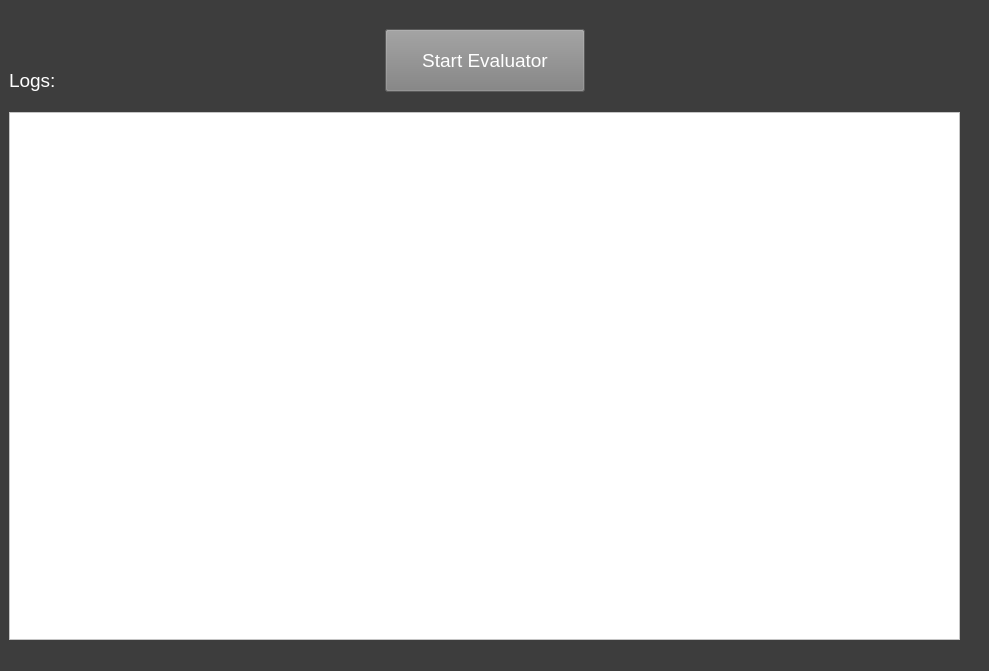
<?xml version="1.0" encoding="UTF-8"?>
<ui version="4.0">
 <class>MainWindow</class>
 <widget class="QMainWindow" name="MainWindow">
  <property name="enabled">
   <bool>true</bool>
  </property>
  <property name="geometry">
   <rect>
    <x>0</x>
    <y>0</y>
    <width>989</width>
    <height>671</height>
   </rect>
  </property>
  <property name="windowTitle">
   <string>USB Threat Evaluator</string>
  </property>
  <property name="styleSheet">
   <string notr="true">background-color: rgba(61, 61, 61, 253)</string>
  </property>
  <property name="tabShape">
   <enum>QTabWidget::Triangular</enum>
  </property>
  <property name="unifiedTitleAndToolBarOnMac">
   <bool>true</bool>
  </property>
  <property name="icon" stdset="0">
   <iconset>
    <normaloff>C:/Users/Ivan Zlatanov/Desktop/Sprite-0001.ico</normaloff>C:/Users/Ivan Zlatanov/Desktop/Sprite-0001.ico</iconset>
  </property>
  <widget class="QWidget" name="centralwidget">
   <property name="autoFillBackground">
    <bool>false</bool>
   </property>
   <layout class="QGridLayout" name="gridLayout">
    <item row="0" column="1">
     <spacer name="verticalSpacer_2">
      <property name="orientation">
       <enum>Qt::Vertical</enum>
      </property>
      <property name="sizeType">
       <enum>QSizePolicy::Fixed</enum>
      </property>
      <property name="sizeHint" stdset="0">
       <size>
        <width>20</width>
        <height>40</height>
       </size>
      </property>
     </spacer>
    </item>
    <item row="0" column="0">
     <layout class="QGridLayout" name="mainGrid">
      <property name="horizontalSpacing">
       <number>40</number>
      </property>
      <property name="verticalSpacing">
       <number>20</number>
      </property>
      <item row="0" column="0">
       <spacer name="horizontalSpacer">
        <property name="orientation">
         <enum>Qt::Horizontal</enum>
        </property>
        <property name="sizeHint" stdset="0">
         <size>
          <width>40</width>
          <height>20</height>
         </size>
        </property>
       </spacer>
      </item>
      <item row="1" column="1" rowspan="3">
       <widget class="QPushButton" name="start_evaluator_btn">
        <property name="sizePolicy">
         <sizepolicy hsizetype="Minimum" vsizetype="Preferred">
          <horstretch>0</horstretch>
          <verstretch>0</verstretch>
         </sizepolicy>
        </property>
        <property name="minimumSize">
         <size>
          <width>200</width>
          <height>50</height>
         </size>
        </property>
        <property name="font">
         <font>
          <pointsize>14</pointsize>
         </font>
        </property>
        <property name="styleSheet">
         <string notr="true">background: grey;
color: white;
</string>
        </property>
        <property name="text">
         <string>Start Evaluator</string>
        </property>
       </widget>
      </item>
      <item row="0" column="2">
       <spacer name="horizontalSpacer_2">
        <property name="orientation">
         <enum>Qt::Horizontal</enum>
        </property>
        <property name="sizeHint" stdset="0">
         <size>
          <width>40</width>
          <height>20</height>
         </size>
        </property>
       </spacer>
      </item>
      <item row="4" column="0" colspan="3">
       <widget class="QTextEdit" name="logs_text_box">
        <property name="font">
         <font>
          <pointsize>12</pointsize>
         </font>
        </property>
        <property name="styleSheet">
         <string notr="true">background: white</string>
        </property>
        <property name="readOnly">
         <bool>true</bool>
        </property>
        <property name="acceptRichText">
         <bool>false</bool>
        </property>
       </widget>
      </item>
      <item row="3" column="0">
       <widget class="QLabel" name="logs_label">
        <property name="font">
         <font>
          <pointsize>14</pointsize>
         </font>
        </property>
        <property name="styleSheet">
         <string notr="true">color: white;</string>
        </property>
        <property name="text">
         <string>Logs:</string>
        </property>
       </widget>
      </item>
     </layout>
    </item>
   </layout>
  </widget>
  <widget class="QStatusBar" name="statusbar"/>
 </widget>
 <resources/>
 <connections/>
</ui>
